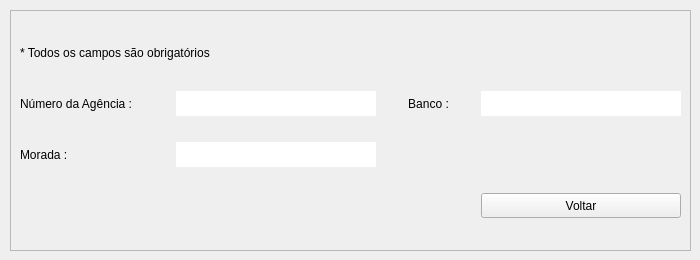
         <widget class="QWidget" name="tab_consultarAgencia">
          <attribute name="title">
           <string>Consultar Conta</string>
          </attribute>
          <widget class="QFrame" name="frame_consultarAgencia">
           <property name="geometry">
            <rect>
             <x>10</x>
             <y>10</y>
             <width>681</width>
             <height>241</height>
            </rect>
           </property>
           <property name="frameShape">
            <enum>QFrame::StyledPanel</enum>
           </property>
           <property name="frameShadow">
            <enum>QFrame::Raised</enum>
           </property>
           <layout class="QGridLayout" name="gridLayout_11">
            <item row="0" column="0" colspan="2">
             <widget class="QLabel" name="label_13">
              <property name="minimumSize">
               <size>
                <width>0</width>
                <height>25</height>
               </size>
              </property>
              <property name="maximumSize">
               <size>
                <width>16777215</width>
                <height>25</height>
               </size>
              </property>
              <property name="text">
               <string>* Todos os campos são obrigatórios</string>
              </property>
             </widget>
            </item>
            <item row="3" column="1" colspan="2">
             <widget class="QLabel" name="label_consultarMoradaAgencia">
              <property name="minimumSize">
               <size>
                <width>200</width>
                <height>25</height>
               </size>
              </property>
              <property name="maximumSize">
               <size>
                <width>200</width>
                <height>25</height>
               </size>
              </property>
              <property name="styleSheet">
               <string notr="true">background-color: rgb(255, 255, 255);
font: 12pt &quot;Segoe UI&quot;;</string>
              </property>
              <property name="text">
               <string/>
              </property>
              <property name="alignment">
               <set>Qt::AlignLeading|Qt::AlignLeft|Qt::AlignVCenter</set>
              </property>
             </widget>
            </item>
            <item row="3" column="0">
             <widget class="QLabel" name="label_titConsultarMoradaAgencia">
              <property name="minimumSize">
               <size>
                <width>150</width>
                <height>25</height>
               </size>
              </property>
              <property name="maximumSize">
               <size>
                <width>150</width>
                <height>25</height>
               </size>
              </property>
              <property name="styleSheet">
               <string notr="true">font: 12pt &quot;Segoe UI&quot;;</string>
              </property>
              <property name="text">
               <string>Morada :</string>
              </property>
              <property name="alignment">
               <set>Qt::AlignJustify|Qt::AlignVCenter</set>
              </property>
             </widget>
            </item>
            <item row="2" column="1">
             <widget class="QLabel" name="label_consultarNumAgencia">
              <property name="minimumSize">
               <size>
                <width>200</width>
                <height>25</height>
               </size>
              </property>
              <property name="maximumSize">
               <size>
                <width>200</width>
                <height>25</height>
               </size>
              </property>
              <property name="styleSheet">
               <string notr="true">background-color: rgb(255, 255, 255);
font: 12pt &quot;Segoe UI&quot;;</string>
              </property>
              <property name="text">
               <string/>
              </property>
              <property name="alignment">
               <set>Qt::AlignLeading|Qt::AlignLeft|Qt::AlignVCenter</set>
              </property>
             </widget>
            </item>
            <item row="2" column="0">
             <widget class="QLabel" name="label_titConsultarNumAgencia">
              <property name="minimumSize">
               <size>
                <width>150</width>
                <height>25</height>
               </size>
              </property>
              <property name="maximumSize">
               <size>
                <width>150</width>
                <height>25</height>
               </size>
              </property>
              <property name="styleSheet">
               <string notr="true">font: 12pt &quot;Segoe UI&quot;;</string>
              </property>
              <property name="text">
               <string>Número da Agência :</string>
              </property>
              <property name="alignment">
               <set>Qt::AlignJustify|Qt::AlignVCenter</set>
              </property>
             </widget>
            </item>
            <item row="2" column="4">
             <widget class="QLabel" name="label_consultarBancoAgencia">
              <property name="minimumSize">
               <size>
                <width>200</width>
                <height>25</height>
               </size>
              </property>
              <property name="maximumSize">
               <size>
                <width>200</width>
                <height>25</height>
               </size>
              </property>
              <property name="styleSheet">
               <string notr="true">background-color: rgb(255, 255, 255);
font: 12pt &quot;Segoe UI&quot;;</string>
              </property>
              <property name="text">
               <string/>
              </property>
             </widget>
            </item>
            <item row="4" column="4">
             <widget class="QPushButton" name="pushButton_voltarListaAgencias">
              <property name="enabled">
               <bool>true</bool>
              </property>
              <property name="minimumSize">
               <size>
                <width>200</width>
                <height>25</height>
               </size>
              </property>
              <property name="maximumSize">
               <size>
                <width>200</width>
                <height>25</height>
               </size>
              </property>
              <property name="autoFillBackground">
               <bool>false</bool>
              </property>
              <property name="styleSheet">
               <string notr="true">font: 12pt &quot;Segoe UI&quot;;</string>
              </property>
              <property name="text">
               <string>Voltar</string>
              </property>
             </widget>
            </item>
            <item row="2" column="2" colspan="2">
             <widget class="QLabel" name="label_titConsultarBancoAgencia">
              <property name="minimumSize">
               <size>
                <width>0</width>
                <height>25</height>
               </size>
              </property>
              <property name="maximumSize">
               <size>
                <width>150</width>
                <height>25</height>
               </size>
              </property>
              <property name="styleSheet">
               <string notr="true">font: 12pt &quot;Segoe UI&quot;;</string>
              </property>
              <property name="text">
               <string>Banco :</string>
              </property>
              <property name="alignment">
               <set>Qt::AlignCenter</set>
              </property>
             </widget>
            </item>
           </layout>
          </widget>
         </widget>
